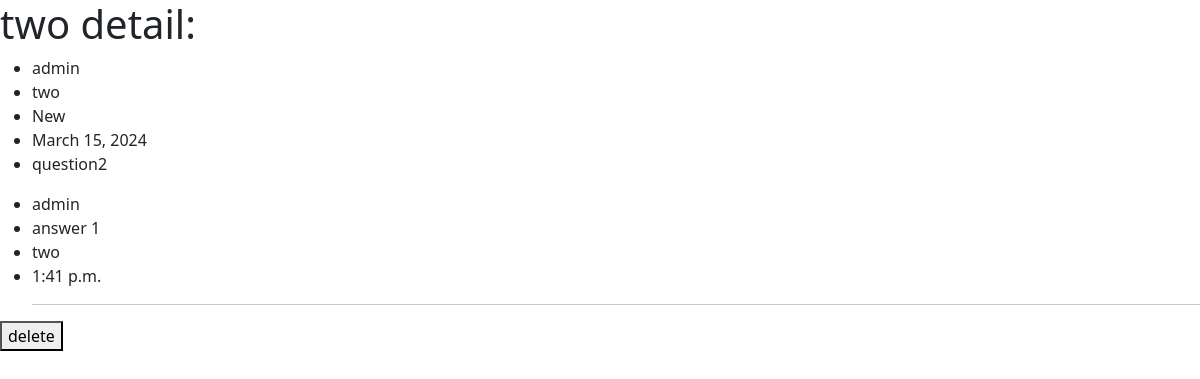
The page /chat/2 on the database as committed earlier.
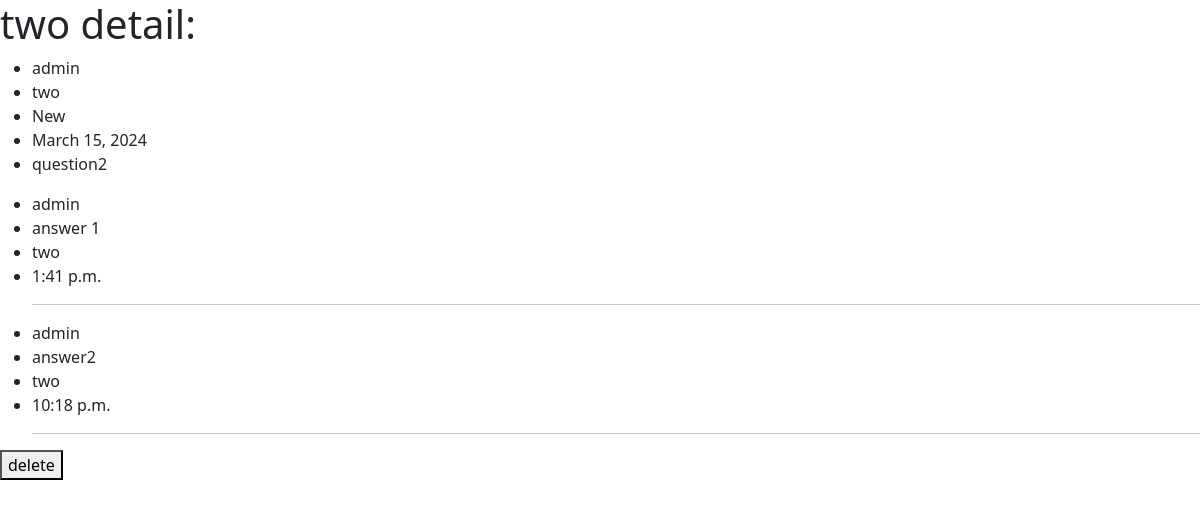
The same page on the database as committed later.
### chat/models.py (models this page shows, shortened)
class Question(models.Model):
    author = models.ForeignKey(User,on_delete=models.CASCADE ,related_name='user_question')
    question = models.CharField(max_length=200)
    tags = models.CharField(max_length=50, choices=TAG_OPTIONS)
    created_at = models.DateField(default=timezone.now)
    content = models.TextField(max_length=1000)
    def __str__(self):
        return self.question

class Answers(models.Model):
    author = models.ForeignKey(User , on_delete=models.CASCADE , related_name='author_answer')
    answer = models.TextField(max_length=1000)
    question = models.ForeignKey(Question,on_delete=models.CASCADE , related_name='question_answer')
    created_at = models.TimeField(default=timezone.now)

### chat/views.py (the view)
# urls.py: path('<int:id>' , views.question_detail , name = 'question_detail'),
def question_detail(request,id):
    question = Question.objects.get(id=id)
    answer = Answers.objects.filter(question=question)
    return render(request,'chat/detail.html',{'que':question,'ans':answer})

### chat/templates/chat/detail.html
{% extends 'base.html' %}
{% block body %}
    <h1>{{que.question}}    detail:</h1>
    <ul>
        <li>{{que.author}}</li>
        <li>{{que.question}}</li>
        <li>{{que.tags}}</li>
        <li>{{que.created_at}}</li>
        <li>{{que.content}}</li>
    </ul>
    <ul>
        {% for answer in ans %}
        <li>{{answer.author}}</li>
        <li>{{answer.answer}}</li>
        <li>{{answer.question}}</li>
        <li>{{answer.created_at}}</li>
        <hr>
        {% endfor %}
    </ul>
    <a href="{% url 'chat:qusetion_delete' que.id %}"><button type="submit">delete</button></a>
{% endblock body %}

### templates/base.html (shortened to what this page needs)
{% load static %}
<!DOCTYPE html>
<html lang="en">
<head>
    <link rel="stylesheet" href="{% static 'css/bootstrap.min.css' %}">
</head>
<body>
{% block body %}
{% endblock body %}
</body>
</html>

Rows that differ between the two databases and show on the page:
added Answers: author "admin", answer "answer2", question "two", created_at "10:18 p.m."
